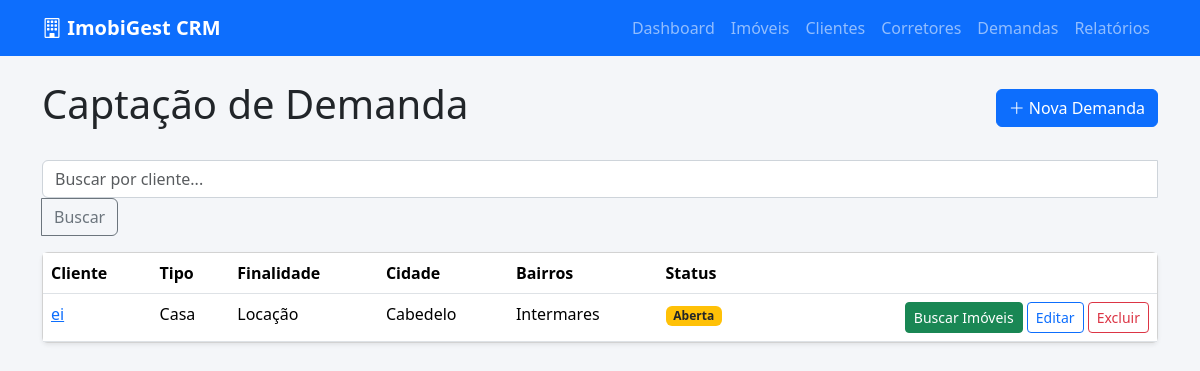
The app's page /demandas/, older data.
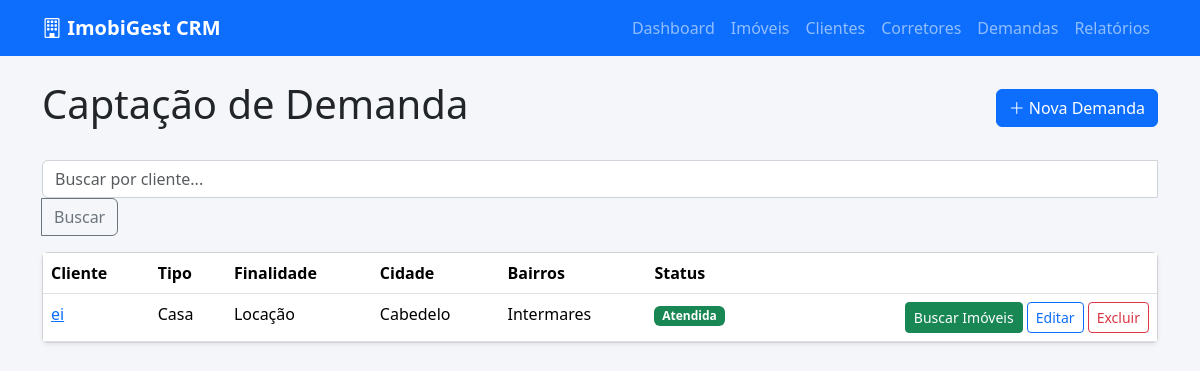
The same page, newer data.
### apps/imoveis/models.py (models this page shows, shortened)
class DemandaCliente(models.Model):
    TIPO_CHOICES = [
        ('casa', 'Casa'),
        ('apartamento', 'Apartamento'),
        ('cobertura', 'Cobertura'),
        ('terreno', 'Terreno'),
        ('comercial', 'Comercial'),
    ]
    FINALIDADE_CHOICES = [
        ('venda', 'Venda'),
        ('locacao', 'Locação'),
    ]
    STATUS_CHOICES = [
        ('aberta', 'Aberta'),
        ('atendida', 'Atendida'),
    ]
    cliente = models.ForeignKey('Cliente', on_delete=models.CASCADE)
    tipo_imovel = models.CharField(max_length=30, choices=TIPO_CHOICES)
    finalidade = models.CharField(max_length=20, choices=FINALIDADE_CHOICES)
    status = models.CharField(max_length=20, choices=STATUS_CHOICES, default='aberta')
    valor_minimo = models.DecimalField(max_digits=12, decimal_places=2, null=True, blank=True)
    valor_maximo = models.DecimalField(max_digits=12, decimal_places=2, null=True, blank=True)
    cidade = models.CharField(max_length=50, choices=CIDADE_CHOICES, default='João Pessoa')
    bairro = models.CharField(max_length=100, blank=True, null=True)
    bairros = models.CharField(max_length=500, blank=True, null=True, help_text='Bairros separados por vírgula')
    dormitorios = models.IntegerField(null=True, blank=True)
    vagas = models.IntegerField(null=True, blank=True)
    posicao_solar = models.CharField(
        max_length=15,
        choices=[
            ('nascente', 'Nascente'),
            ('sul', 'Sul'),
            ('poente', 'Poente'),
            ('indiferente', 'Indiferente'),
        ],
        default='indiferente',
    )
    infraestrutura = models.ManyToManyField('Infraestrutura', blank=True)
    criado_em = models.DateTimeField(auto_now_add=True)

class Cliente(models.Model):
    nome = models.CharField(max_length=150)
    telefone = models.CharField(max_length=20)
    email = models.EmailField(blank=True, null=True)
    observacao = models.TextField(blank=True, null=True)
    criado_em = models.DateTimeField(auto_now_add=True)

### apps/demandas/views.py (the view)
# urls.py: path('', DemandaListView.as_view(), name='list'),
class DemandaListView(ListView):
    model = DemandaCliente
    template_name = 'demandas/list.html'
    context_object_name = 'demandas'
    def get_queryset(self):
        qs = super().get_queryset().select_related('cliente')
        busca = self.request.GET.get('q', '').strip()
        if busca:
            qs = qs.filter(cliente__nome__icontains=busca)
        return qs.order_by('-criado_em')

### apps/demandas/templates/demandas/list.html (shortened to what this page needs)
{% extends 'base.html' %}
{% block content %}
<div class="d-flex justify-content-between align-items-center mb-4">
    <h1>Captação de Demanda</h1>
    <a href="{% url 'demandas:create' %}" class="btn btn-primary"><i class="bi bi-plus-lg"></i> Nova Demanda</a>
</div>
<form method="get" class="mb-3">
    <div class="input-group">
        <input type="text" name="q" class="form-control" placeholder="Buscar por cliente..." value="{{ request.GET.q }}">
        <button class="btn btn-outline-secondary">Buscar</button>
    </div>
</form>
<div class="card shadow-sm">
    <div class="table-responsive">
        <table class="table table-hover mb-0">
            <thead>
                <tr>
                    <th>Cliente</th>
                    <th>Tipo</th>
                    <th>Finalidade</th>
                    <th>Cidade</th>
                    <th>Bairros</th>
                    <th>Status</th>
                    <th></th>
                </tr>
            </thead>
            <tbody>
                {% for demanda in demandas %}
                <tr>
                    <td><a href="{% url 'demandas:detail' demanda.pk %}">{{ demanda.cliente.nome }}</a></td>
                    <td>{{ demanda.get_tipo_imovel_display }}</td>
                    <td>{{ demanda.get_finalidade_display }}</td>
                    <td>{{ demanda.cidade|default:"—" }}</td>
                    <td>{{ demanda.bairros|default:demanda.bairro|default:"—" }}</td>
                    <td><span class="badge {% if demanda.status == 'aberta' %}bg-warning text-dark{% else %}bg-success{% endif %}">{{ demanda.get_status_display }}</span></td>
                    <td class="table-actions text-end">
                        <a href="{% url 'demandas:buscar' demanda.pk %}" class="btn btn-sm btn-success">Buscar Imóveis</a>
                        <a href="{% url 'demandas:update' demanda.pk %}" class="btn btn-sm btn-outline-primary">Editar</a>
                        <a href="{% url 'demandas:delete' demanda.pk %}" class="btn btn-sm btn-outline-danger">Excluir</a>
                    </td>
                </tr>
                {% empty %}
                <tr><td colspan="7" class="text-muted">Nenhuma demanda cadastrada.</td></tr>
                {% endfor %}
            </tbody>
        </table>
    </div>
</div>
{% endblock %}

Row changes from the older to the newer data that the page shows:
changed DemandaCliente "Casa": status "Aberta" → "Atendida"
